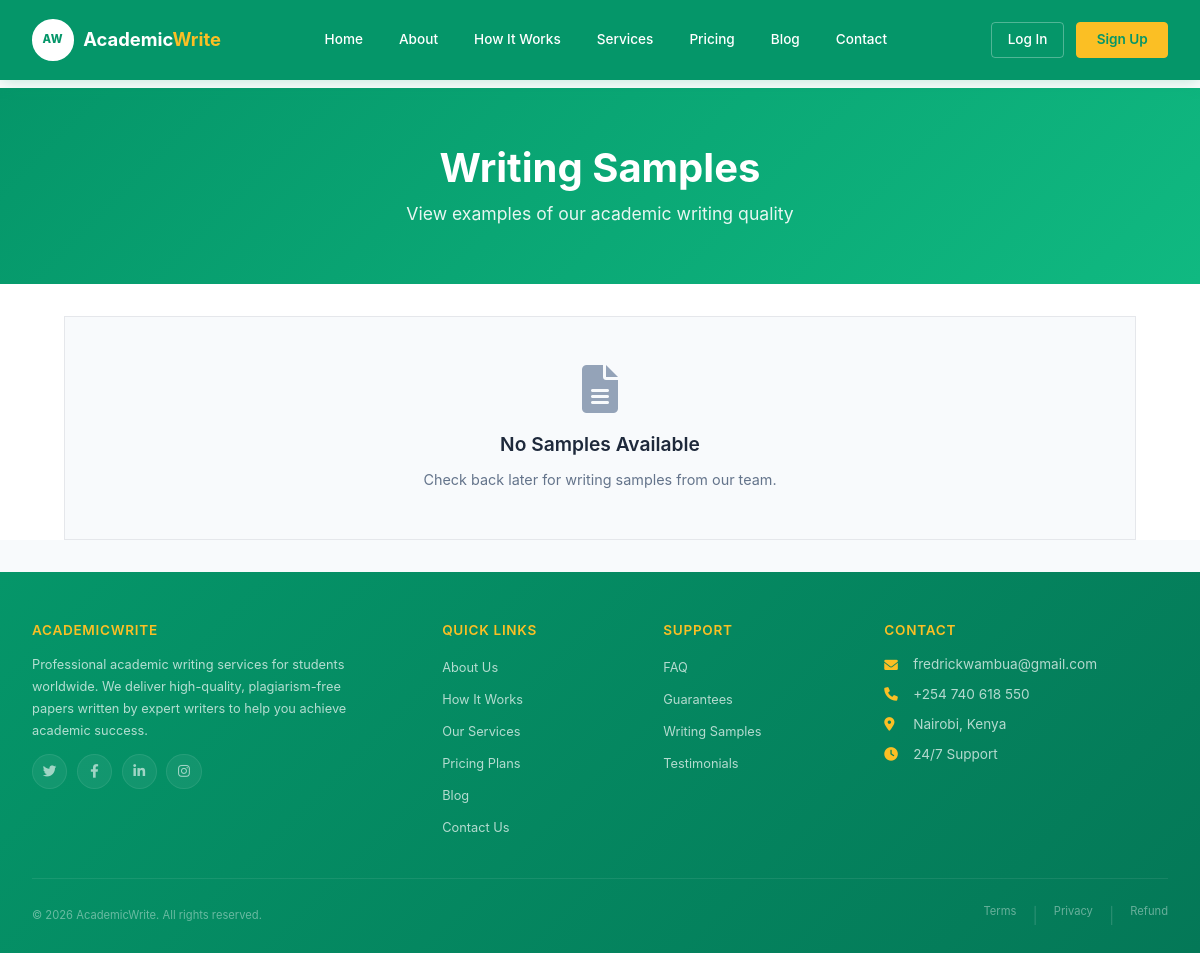
Before: /samples/ with the older database file.
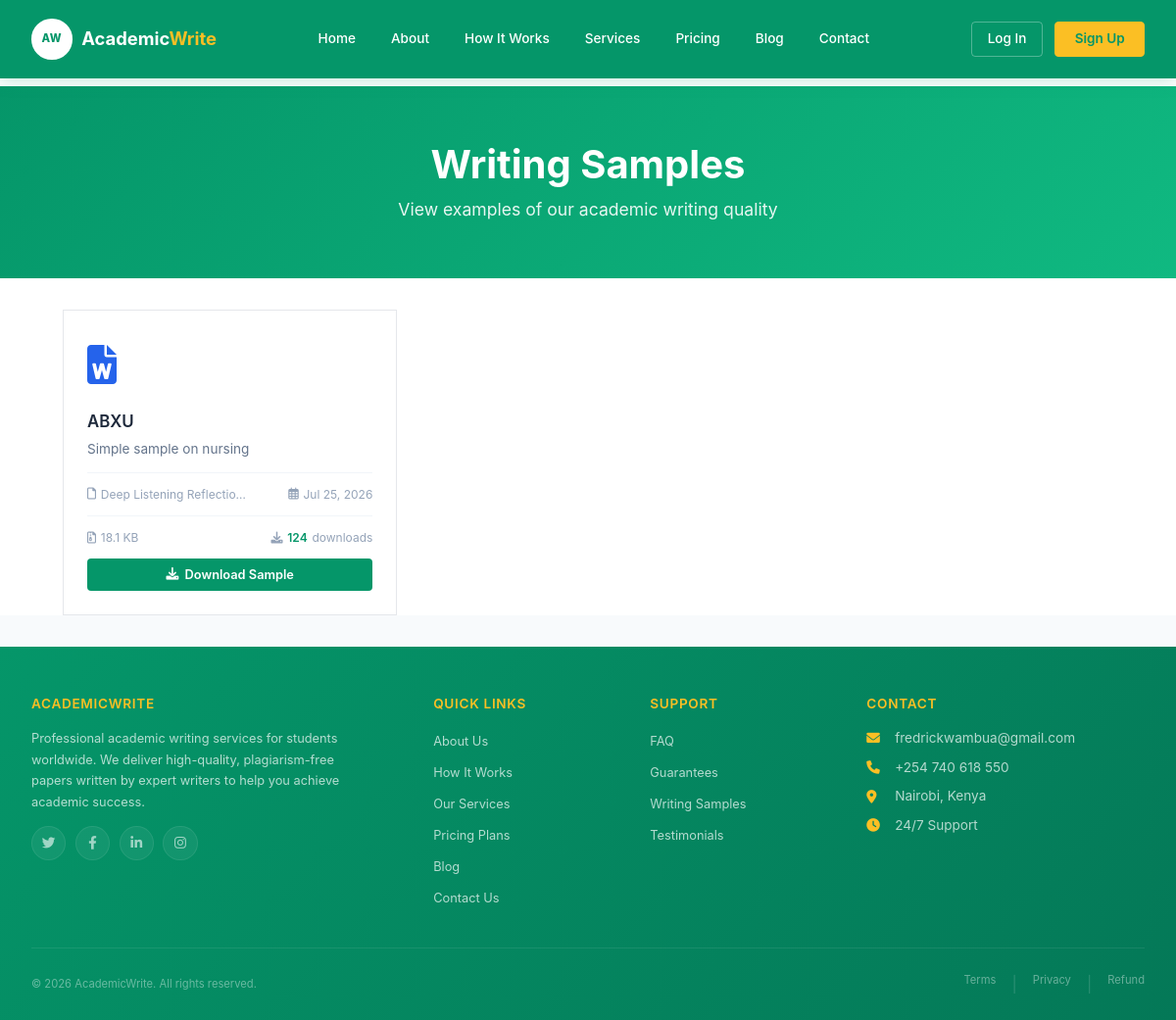
After: the same page with the newer database file.
### apps/admin_portal/models.py (models this page shows, shortened)
class Sample(models.Model):
    id = models.UUIDField(primary_key=True, default=uuid.uuid4, editable=False)
    title = models.CharField(max_length=200)
    description = models.TextField(blank=True)
    file = models.FileField(upload_to='samples/')
    file_name = models.CharField(max_length=255)
    file_size = models.IntegerField()
    file_type = models.CharField(max_length=100)
    uploaded_by = models.ForeignKey(User, on_delete=models.SET_NULL, null=True)
    downloads = models.PositiveIntegerField(default=0)
    is_active = models.BooleanField(default=True)
    created_at = models.DateTimeField(auto_now_add=True)
    updated_at = models.DateTimeField(auto_now=True)
    class Meta:
        db_table = 'samples'
        ordering = ['-created_at']

### apps/config/views.py (the view)
# urls.py: path('samples/', views.admin_samples, name='admin-samples'),
def samples(request):
    samples = Sample.objects.filter(is_active=True).order_by('-created_at')
    context = {
        'samples': samples,
    }
    return render(request, 'public/samples.html', context)

### templates/public/samples.html (shortened to what this page needs)
{% extends "base.html" %}
{% block content %}
<div class="samples-page">
    <section class="samples-hero">
        <div class="container text-center">
            <h1>Writing Samples</h1>
            <p>View examples of our academic writing quality</p>
        </div>
    </section>
    <div class="container">
        {% if samples %}
            <div class="samples-grid">
                {% for sample in samples %}
                    <div class="sample-card">
                        <div class="file-icon">
                            {% if sample.file_type == 'application/pdf' %}
                                <i class="fas fa-file-pdf"></i>
                            {% elif sample.file_type == 'application/msword' %}
                                <i class="fas fa-file-word"></i>
                            {% elif sample.file_type == 'application/vnd.openxmlformats-officedocument.wordprocessingml.document' %}
                                <i class="fas fa-file-word"></i>
                            {% else %}
                                <i class="fas fa-file-alt"></i>
                            {% endif %}
                        </div>
                        <h3>{{ sample.title }}</h3>
                        {% if sample.description %}
                            <p>{{ sample.description|truncatechars:120 }}</p>
                        {% endif %}
                        <div class="meta">
                            <span>
                                <i class="far fa-file"></i> {{ sample.file_name|truncatechars:25 }}
                            </span>
                            <span>
                                <i class="far fa-calendar-alt"></i> {{ sample.created_at|date:"M d, Y" }}
                            </span>
                        </div>
                        <div class="meta">
                            <span>
                                <i class="far fa-file-archive"></i> {{ sample.file_size|filesizeformat }}
                            </span>
                            <span>
                                <i class="fas fa-download"></i> <span class="download-count" data-sample-id="{{ sample.id }}">{{ sample.downloads }}</span> downloads
                            </span>
                        </div>
                        <button class="download-btn" data-sample-id="{{ sample.id }}" data-url="{% url 'download-sample' sample.id %}">
                            <i class="fas fa-download"></i> Download Sample
                        </button>
                    </div>
                {% endfor %}
            </div>
        {% else %}
            <div class="empty-state">
                <i class="fas fa-file-alt"></i>
                <h3>No Samples Available</h3>
                <p>Check back later for writing samples from our team.</p>
            </div>
        {% endif %}
    </div>
</div>
{% endblock %}

### templates/base.html (shortened to what this page needs)
<!DOCTYPE html>
<html lang="en">
<head>
    <link href="https://cdn.jsdelivr.net/npm/tailwindcss@2.2.19/dist/tailwind.min.css" rel="stylesheet">
    <link href="https://cdnjs.cloudflare.com/ajax/libs/font-awesome/6.0.0/css/all.min.css" rel="stylesheet">
</head>
<body>
    <div id="app">
        <header class="site-header" id="siteHeader">
            <div class="container">
                <div class="header-content">
                    <a href="/" class="logo">
                        <span class="logo-icon">AW</span>
                        <span class="logo-text">Academic<span>Write</span></span>
                    </a>
                    <nav class="desktop-nav">
                        <a href="/" class="{% if request.path == '/' %}active{% endif %}">Home</a>
                        <a href="/about/" class="{% if request.path == '/about/' %}active{% endif %}">About</a>
                        <a href="/how-it-works/" class="{% if request.path == '/how-it-works/' %}active{% endif %}">How It Works</a>
                        <a href="/services/" class="{% if request.path == '/services/' %}active{% endif %}">Services</a>
                        <a href="/pricing/" class="{% if request.path == '/pricing/' %}active{% endif %}">Pricing</a>
                        <a href="/blog/" class="{% if request.path == '/blog/' %}active{% endif %}">Blog</a>
                        <a href="/contact/" class="{% if request.path == '/contact/' %}active{% endif %}">Contact</a>
                    </nav>
                    <div class="auth-section">
                        <a href="/login/" class="auth-link">Log In</a>
                        <a href="/register/" class="register-link">Sign Up</a>
                    </div>
                </div>
            </div>
        </header>
        <main class="main-content">
            <div class="container">
                {% block content %}{% endblock %}
            </div>
        </main>
        <footer class="footer">
            <div class="container">
                <div class="footer-grid">
                    <div class="footer-section">
                        <h4>AcademicWrite</h4>
                        <p class="footer-about-text">
                            Professional academic writing services for students worldwide.
                            We deliver high-quality, plagiarism-free papers written by expert
                            writers to help you achieve academic success.
                        </p>
                        <div class="social-links">
                            <a href="#" class="social-link"><i class="fab fa-twitter"></i></a>
                            <a href="#" class="social-link"><i class="fab fa-facebook-f"></i></a>
                            <a href="#" class="social-link"><i class="fab fa-linkedin-in"></i></a>
                            <a href="#" class="social-link"><i class="fab fa-instagram"></i></a>
                        </div>
                    </div>
                    <div class="footer-section">
                        <h4>Quick Links</h4>
                        <ul class="footer-links">
                            <li><a href="/about/">About Us</a></li>
                            <li><a href="/how-it-works/">How It Works</a></li>
                            <li><a href="/services/">Our Services</a></li>
                            <li><a href="/pricing/">Pricing Plans</a></li>
                            <li><a href="/blog/">Blog</a></li>
                            <li><a href="/contact/">Contact Us</a></li>
                        </ul>
                    </div>
                    <div class="footer-section">
                        <h4>Support</h4>
                        <ul class="footer-links">
                            <li><a href="/faq/">FAQ</a></li>
                            <li><a href="/guarantees/">Guarantees</a></li>
                            <li><a href="/samples/">Writing Samples</a></li>
                            <li><a href="/testimonials/">Testimonials</a></li>
                        </ul>
                    </div>
                    <div class="footer-section">
                        <h4>Contact</h4>
                        <div class="contact-info">
                            <p><i class="fas fa-envelope"></i> fredrickwambua@gmail.com</p>
                            <p><i class="fas fa-phone"></i> +254 740 618 550</p>
                            <p><i class="fas fa-map-marker-alt"></i> Nairobi, Kenya</p>
                            <p><i class="fas fa-clock"></i> 24/7 Support</p>
                        </div>
                    </div>
                </div>
                <div class="footer-bottom">
                    <div class="copyright">
                        &copy; 2026 AcademicWrite. All rights reserved.
                    </div>
                    <div class="footer-legal">
                        <a href="/terms/">Terms</a>
                        <span>|</span>
                        <a href="/privacy/">Privacy</a>
                        <span>|</span>
                        <a href="/refund-policy/">Refund</a>
                    </div>
                </div>
            </div>
        </footer>
    </div>
</body>
</html>

### templates/base.html (style rules this page uses)
* { margin: 0; padding: 0; box-sizing: border-box; }
body { font-family: 'Inter', -apple-system, BlinkMacSystemFont, 'Segoe UI', Roboto, sans-serif; background: #f8fafc; color: #1e293b; line-height: 1.6; }
.container { max-width: 1400px; margin: 0 auto; padding: 0 2rem; }
.site-header { position: fixed; top: 0; left: 0; right: 0; z-index: 50; width: 100%; background: #059669; box-shadow: 0 2px 16px rgba(5, 150, 105, 0.25); padding: 0.5rem 0; transition: all 0.3s ease; }
.header-content { display: flex; justify-content: space-between; align-items: center; height: 4rem; width: 100%; transition: height 0.3s ease; }
.logo { display: flex; align-items: center; gap: 0.6rem; text-decoration: none; color: white; font-weight: 700; font-size: 1.15rem; transition: all 0.3s ease; }
.logo-icon { display: flex; align-items: center; justify-content: center; width: 2.6rem; height: 2.6rem; background: white; border-radius: 50%; font-size: 0.7rem; font-weight: 800; letter-spacing: 0.05em; color: #059669; border: 2px solid white; transition: all 0.3s ease; }
.logo-text { display: none; }
.logo-text span { color: #fbbf24; }
@media (min-width: 640px) { .logo-text { display: inline; } }
.desktop-nav { display: none; align-items: center; gap: 0.25rem; }
.desktop-nav a { color: white; text-decoration: none; font-weight: 500; font-size: 0.85rem; padding: 0.5rem 1rem; transition: all 0.2s ease; border-radius: 0.25rem; position: relative; }
.desktop-nav a::after { content: ''; position: absolute; bottom: 0.25rem; left: 50%; width: 0; height: 2px; background: #fbbf24; transition: all 0.3s ease; transform: translateX(-50%); }
@media (min-width: 1024px) { .desktop-nav { display: flex; } }
.auth-section { display: flex; align-items: center; gap: 0.75rem; }
.auth-link { color: white; text-decoration: none; font-weight: 500; font-size: 0.85rem; padding: 0.4rem 1rem; transition: all 0.3s ease; border: 1.5px solid rgba(255, 255, 255, 0.3); border-radius: 0.25rem; }
.register-link { background: #fbbf24; color: #059669; padding: 0.4rem 1.2rem; font-weight: 600; font-size: 0.85rem; text-decoration: none; transition: all 0.3s ease; border: 1.5px solid #fbbf24; border-radius: 0.25rem; }
.footer { background: linear-gradient(135deg, #059669 0%, #047857 100%); padding: 3rem 0 1.5rem; margin-top: 2rem; }
.footer-grid { display: grid; grid-template-columns: 1fr; gap: 2rem; margin-bottom: 2rem; }
@media (min-width: 640px) { .footer-grid { grid-template-columns: repeat(2, 1fr); } }
@media (min-width: 1024px) { .footer-grid { grid-template-columns: 2fr 1fr 1fr 1.5fr; } }
.footer-section h4 { color: #fbbf24; font-weight: 600; margin-bottom: 0.8rem; font-size: 0.85rem; text-transform: uppercase; letter-spacing: 0.05em; }
.footer-links { list-style: none; padding: 0; }
.footer-links li { margin-bottom: 0.4rem; }
.footer-links a { color: rgba(255, 255, 255, 0.7); text-decoration: none; font-size: 0.8rem; transition: all 0.3s ease; }
.footer-about-text { color: rgba(255, 255, 255, 0.7); font-size: 0.8rem; line-height: 1.7; max-width: 320px; }
.contact-info { color: rgba(255, 255, 255, 0.7); font-size: 0.8rem; }
.contact-info p { display: flex; align-items: center; gap: 0.6rem; margin-bottom: 0.5rem; }
.contact-info i { color: #fbbf24; width: 1.2rem; font-size: 0.85rem; }
.social-links { display: flex; gap: 0.6rem; margin-top: 0.8rem; }
.social-link { color: rgba(255, 255, 255, 0.6); transition: all 0.3s ease; width: 2.2rem; height: 2.2rem; display: flex; align-items: center; justify-content: center; background: rgba(255, 255, 255, 0.06); border: 1px solid rgba(255, 255, 255, 0.08); border-radius: 50%; font-size: 0.85rem; text-decoration: none; }
.footer-bottom { display: flex; flex-direction: column; align-items: center; justify-content: space-between; padding-top: 1.5rem; border-top: 1px solid rgba(255, 255, 255, 0.08); gap: 0.6rem; }
@media (min-width: 640px) { .footer-bottom { flex-direction: row; } }
.copyright { color: rgba(255, 255, 255, 0.4); font-size: 0.7rem; }
.footer-legal { display: flex; gap: 1rem; flex-wrap: wrap; }
.footer-legal a { color: rgba(255, 255, 255, 0.4); text-decoration: none; font-size: 0.7rem; transition: color 0.3s ease; }
.footer-legal span { color: rgba(255, 255, 255, 0.15); }
.main-content { min-height: calc(100vh - 24rem); padding-top: 5.5rem; background: white; }
h1 { font-size: 2rem; font-weight: 700; }
h3 { font-size: 1.1rem; font-weight: 600; }
p { font-size: 0.85rem; }

Changed rows visible on the page:
added Sample: title "ABXU", description "Simple sample on nursing", file_name "Deep Listening Reflectio…", created_at "Jul 25, 2026", file_size|filesizeformat "18.1 KB", downloads "124"
Other visible differences:
text no longer shown: "No Samples Available Check back later for writing samples from our team."
